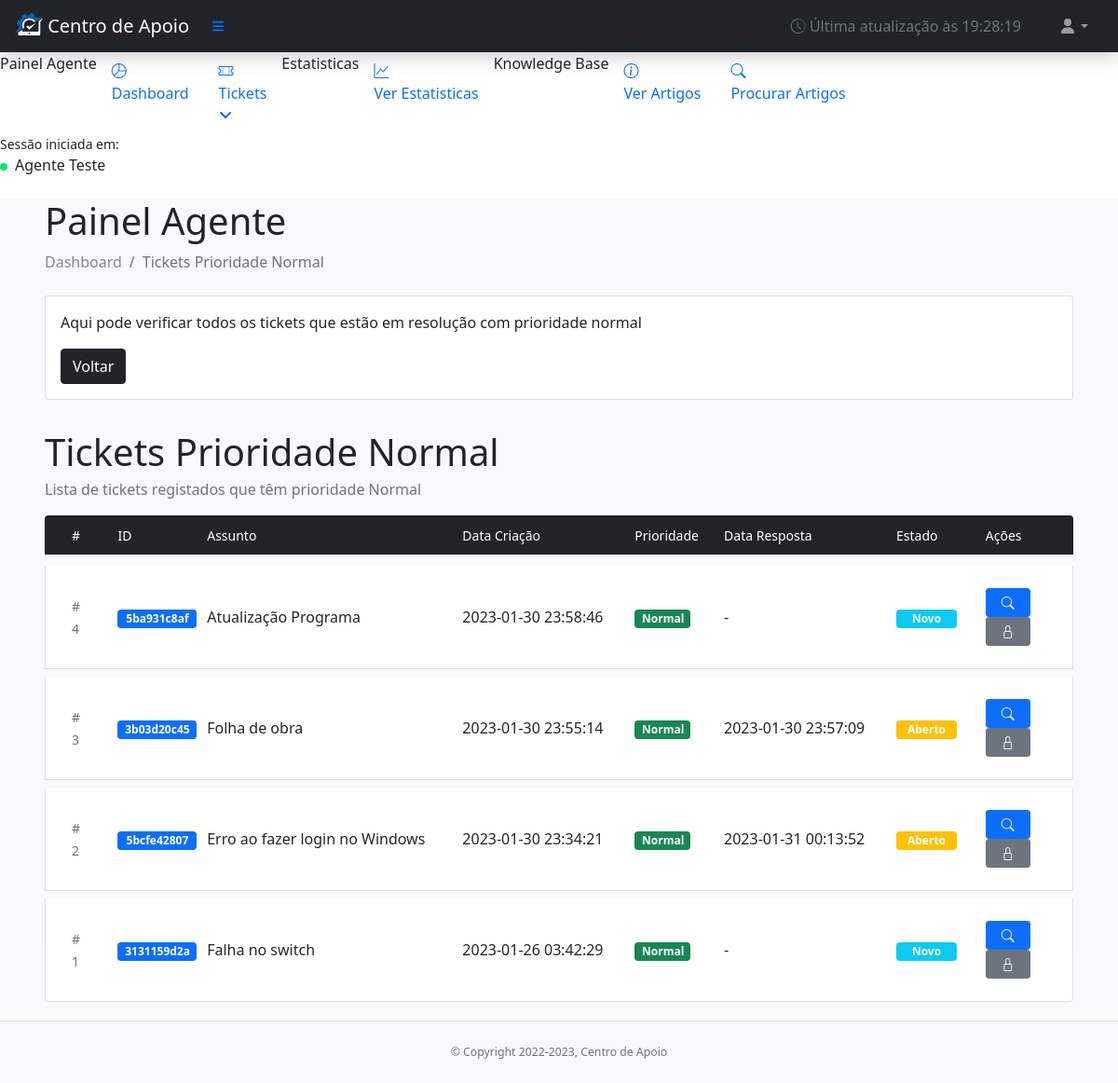
Page /root/agent-panel/agente-tickets-prioridade-zero.php (signed in) on the committed database.
### tables this page shows
CREATE TABLE `tickets` (
  `id` int(11) NOT NULL,
  `ticket_id` varchar(255) NOT NULL,
  `user_id` tinyint(4) NOT NULL,
  `status` int(11) NOT NULL DEFAULT 0,
  `prioridade` int(11) NOT NULL DEFAULT 0,
  `nome` varchar(255) NOT NULL,
  `telefone` varchar(255) NOT NULL,
  `email` varchar(255) NOT NULL,
  `nome_empresa` varchar(255) NOT NULL,
  `dep_empresa` varchar(255) NOT NULL,
  `categoria` int(255) NOT NULL,
  `assunto` varchar(255) NOT NULL,
  `message` text NOT NULL,
  `date` timestamp NOT NULL DEFAULT current_timestamp(),
  `date_reply` timestamp NOT NULL DEFAULT '0000-00-00 00:00:00'
);

### root/agent-panel/agente-tickets-prioridade-zero.php (the view, shortened to what this page needs)
<?php
include('../components/page-head.php');
?>
<?php
$closed_status = 2;
$estado_0 = "Novo";
$estado_1 = "Aberto";
$estado_2 = "Fechado";
$prioridade_normal = 0;
$prioridade_0 = "Normal";
$prioridade_1 = "Alta";
$db = new DB();
$dbconn = $db->conn;
$latest = [];
$sql = "SELECT * FROM tickets WHERE prioridade=$prioridade_normal AND status!=$closed_status ORDER BY date DESC";
$recodes = mysqli_query($dbconn, $sql);
if ($recodes->num_rows > 0) {
    while ($row = $recodes->fetch_assoc()) {
        $latest[] = $row;
    }
}
?>
<body class="sb-nav-fixed">
    <?php include('../global-panel/components/topnav-painel.php'); ?>
    <div id="layoutSidenav">
        <?php include('../global-panel/components/sidebar-painel.php'); ?>
        <div id="layoutSidenav_content" class="bg-light">
            <main>
                <div class="container-fluid px-5">
                    <h1 class="mt-4">Painel Agente</h1>
                    <ol class="breadcrumb mb-4">
                        <li class="breadcrumb-item"><a href="./agent-panel/painel-agente.php">Dashboard</a></li>
                        <li class="breadcrumb-item active">Tickets Prioridade <?php echo $prioridade_0; ?></li>
                    </ol>
                    <div class="row">
                        <div class="col-xl-12">
                            <div class="card mb-4">
                                <div class="card-body">
                                    <p>Aqui pode verificar todos os tickets que estão em resolução com prioridade normal</p>
                                    <a href="./agent-panel/painel-agente.php" class="btn btn-dark">Voltar</a>
                                </div>
                            </div>
                        </div>
                    </div>
                    <h1 class="mt-2 mb-1">Tickets Prioridade <?php echo $prioridade_0; ?></h1>
                    <div class="text-muted">
                        Lista de tickets registados que têm prioridade <?php echo $prioridade_0; ?>
                    </div>
                    <div class="bg-light my-3">
                        <ul class="list-group">
                            <div class="d-none d-lg-block list-group-item bg-dark text-white mb-2">
                                <div class="container-fluid">
                                    <div class="row justify-content-between">
                                        <div class="col-lg-1 col-sm-12" style="width:4% !important;">
                                            <small>#</small>
                                        </div>
                                        <div class="col-lg-1 col-sm-12">
                                            <small>ID</small>
                                        </div>
                                        <div class="col-lg-3 col-sm-12">
                                            <small>Assunto</small>
                                        </div>
                                        <div class="col-lg-2 col-sm-12">
                                            <small>Data Criação</small>
                                        </div>
                                        <div class="col-lg-1 col-sm-12">
                                            <small>Prioridade</small>
                                        </div>
                                        <div class="col-lg-2 col-sm-12">
                                            <small>Data Resposta</small>
                                        </div>
                                        <div class="col-lg-1 col-sm-12">
                                            <small>Estado</small>
                                        </div>
                                        <div class="col-lg-1 col-sm-12">
                                            <small>Ações</small>
                                        </div>
                                    </div>
                                </div>
                            </div>
                            <?php if (count($latest) > 0) {
                                $contador = count($latest);
                                foreach ($latest as $k => $v) {
                                    echo '
                                    <li href="./user-panel/ticket.php?id=' . $v['id'] . '" class="list-group-item list-group-item-action my-1" aria-current="true">
                                        <div class="container-fluid">
                                            <div class="row d-flex justify-content-between align-items-center py-3">
                                                <div class="col-lg-1 col-sm-12" style="width:4% !important;">
                                                    <span class="text-muted"><small># ' . ($contador > 0 ? $contador-- : $contador = 0) . '</small></span>
                                                </div>
                                                <div class="col-lg-1 col-sm-12">
                                                    <span style="width: 85px;" class="badge bg-primary">' . $v['ticket_id'] . '</span>
                                                </div>
                                                <div class="col-lg-3 col-sm-12">
                                                    <span>' . $v['assunto'] . '</span>
                                                </div>
                                                <div class="col-lg-2 col-sm-12">
                                                    <span>' . $v['date'] . '</span>
                                                </div>
                                                <div class="col-lg-1 col-sm-12">
                                                    <span style="width: 60px; "class="badge ' . (($v['prioridade'] == 0) ? "bg-success" : "bg-danger") . '">' . (($v['prioridade'] == 0) ? $prioridade_0 : $prioridade_1) . '</span>
                                                </div>
                                                <div class="col-lg-2 col-sm-12">
                                                    <span>' . (($v['date_reply'] == '0000-00-00 00:00:00') ? '-' : $v['date_reply']) . '</span>
                                                </div>
                                                <div class="col-lg-1 col-sm-12">
                                                    <span style="width: 65px;" class="badge ' . (($v['status'] == 0) ? "bg-info" : (($v['status'] == 1) ? "bg-warning" : "bg-dark")) . '">' . (($v['status'] == 0) ? $estado_0 : (($v['status'] == 1) ? $estado_1 : $estado_2)) . '</span>
                                                </div>
                                                <div class="col-lg-1 col-sm-12">
                                                    <a class="btn btn-sm btn-primary px-3" href="./agent-panel/ticket-agente.php?id=' . $v['id'] . '"><i class="bi bi-search"></i></a>
                                                    ' . (($v['status'] < 2) ? '<a href="./agent-panel/fechar-ticket.php?id=' . $v['id'] . '" class="btn btn-sm btn-secondary px-3"><i class="bi bi-lock"></i></a>' : '') . '
                                                </div>
                                            </div>
                                        </div>
                                    </li>
                                ';
                                }
                            } else {
                                echo '<div class="alert alert-info">Não existem tickets novos registados</div>';
                            } ?>
                        </ul>
                    </div>
                </div>
            </main>
            <?php include('../components/panels/footer-panel.php'); ?>
        </div>
    </div>
</body>
</html>

### root/assets/css/app.css (style rules this page uses)
.breadcrumb { text-decoration: none; }
.breadcrumb-item > a { color: #828a91; text-decoration: none; }

### rows in the picture
tickets: ticket "5ba931c8af", assunto "Atualização Programa", date "2023-01-30 23:58:46"
tickets: ticket "3b03d20c45", assunto "Folha de obra", date "2023-01-30 23:55:14", date_reply "2023-01-30 23:57:09"
tickets: ticket "5bcfe42807", assunto "Erro ao fazer login no Windows", date "2023-01-30 23:34:21", date_reply "2023-01-31 00:13:52"
tickets: ticket "3131159d2a", assunto "Falha no switch", date "2023-01-26 03:42:29"

### other values in the picture
$_SESSION['nome'] "Agente"
$_SESSION['apelido'] "Teste"
$prioridade_0 "Normal"
